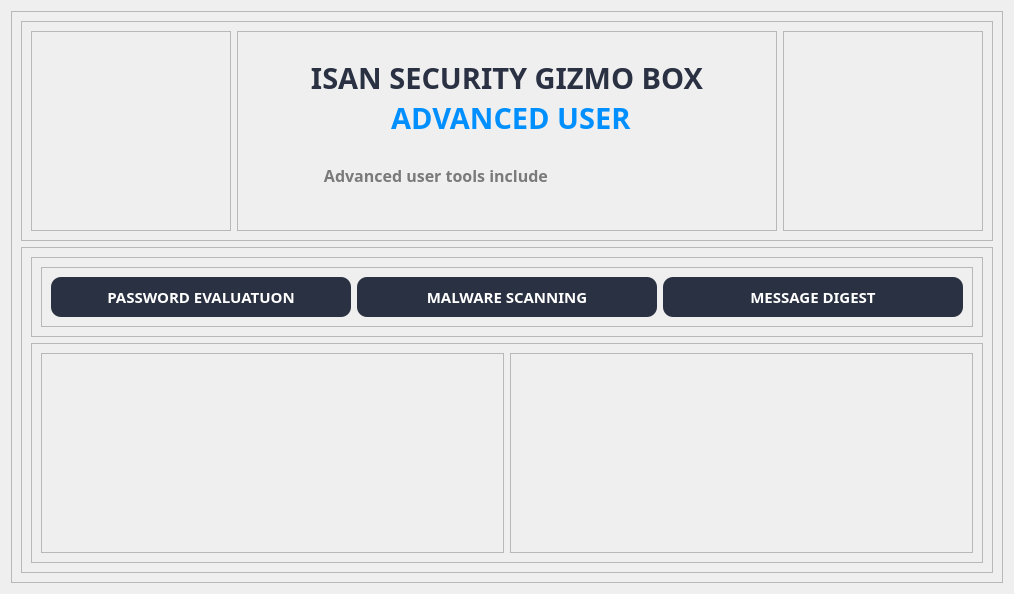
                 <widget class="QWidget" name="page_advanceUser">
                  <layout class="QHBoxLayout" name="horizontalLayout_18">
                   <item>
                    <widget class="QFrame" name="frame_43">
                     <property name="frameShape">
                      <enum>QFrame::StyledPanel</enum>
                     </property>
                     <property name="frameShadow">
                      <enum>QFrame::Raised</enum>
                     </property>
                     <layout class="QVBoxLayout" name="verticalLayout_17">
                      <item>
                       <widget class="QFrame" name="frame_44">
                        <property name="frameShape">
                         <enum>QFrame::StyledPanel</enum>
                        </property>
                        <property name="frameShadow">
                         <enum>QFrame::Raised</enum>
                        </property>
                        <layout class="QHBoxLayout" name="horizontalLayout_19">
                         <item>
                          <widget class="QFrame" name="frame_46">
                           <property name="maximumSize">
                            <size>
                             <width>200</width>
                             <height>200</height>
                            </size>
                           </property>
                           <property name="frameShape">
                            <enum>QFrame::StyledPanel</enum>
                           </property>
                           <property name="frameShadow">
                            <enum>QFrame::Raised</enum>
                           </property>
                           <layout class="QHBoxLayout" name="horizontalLayout_32">
                            <item>
                             <widget class="QLabel" name="image_key">
                              <property name="minimumSize">
                               <size>
                                <width>200</width>
                                <height>200</height>
                               </size>
                              </property>
                              <property name="maximumSize">
                               <size>
                                <width>200</width>
                                <height>200</height>
                               </size>
                              </property>
                              <property name="baseSize">
                               <size>
                                <width>200</width>
                                <height>200</height>
                               </size>
                              </property>
                              <property name="styleSheet">
                               <string notr="true">background-image: url(D:/ISAN Security Gizmo Box/assets/images/key.png);</string>
                              </property>
                              <property name="text">
                               <string/>
                              </property>
                              <property name="pixmap">
                               <pixmap resource="../resource.qrc">:/images/images/key.png</pixmap>
                              </property>
                              <property name="scaledContents">
                               <bool>true</bool>
                              </property>
                             </widget>
                            </item>
                           </layout>
                          </widget>
                         </item>
                         <item>
                          <widget class="QFrame" name="frame_47">
                           <property name="maximumSize">
                            <size>
                             <width>1050</width>
                             <height>200</height>
                            </size>
                           </property>
                           <property name="frameShape">
                            <enum>QFrame::StyledPanel</enum>
                           </property>
                           <property name="frameShadow">
                            <enum>QFrame::Raised</enum>
                           </property>
                           <layout class="QVBoxLayout" name="verticalLayout_18">
                            <property name="spacing">
                             <number>0</number>
                            </property>
                            <property name="leftMargin">
                             <number>0</number>
                            </property>
                            <property name="topMargin">
                             <number>0</number>
                            </property>
                            <property name="rightMargin">
                             <number>0</number>
                            </property>
                            <property name="bottomMargin">
                             <number>0</number>
                            </property>
                            <item alignment="Qt::AlignHCenter|Qt::AlignBottom">
                             <widget class="QLabel" name="label_isanSec_adupage">
                              <property name="maximumSize">
                               <size>
                                <width>400</width>
                                <height>400</height>
                               </size>
                              </property>
                              <property name="font">
                               <font>
                                <family>Bahnschrift SemiBold</family>
                                <pointsize>22</pointsize>
                                <weight>75</weight>
                                <bold>true</bold>
                               </font>
                              </property>
                              <property name="styleSheet">
                               <string notr="true">color: rgb(42, 49, 66);</string>
                              </property>
                              <property name="text">
                               <string>ISAN SECURITY GIZMO BOX</string>
                              </property>
                              <property name="alignment">
                               <set>Qt::AlignCenter</set>
                              </property>
                             </widget>
                            </item>
                            <item alignment="Qt::AlignTop">
                             <widget class="QLabel" name="label_advancdUser">
                              <property name="font">
                               <font>
                                <family>Bahnschrift SemiBold</family>
                                <pointsize>22</pointsize>
                                <weight>75</weight>
                                <bold>true</bold>
                               </font>
                              </property>
                              <property name="styleSheet">
                               <string notr="true">color: rgba(0,143,255,255);</string>
                              </property>
                              <property name="text">
                               <string> ADVANCED USER</string>
                              </property>
                              <property name="alignment">
                               <set>Qt::AlignCenter</set>
                              </property>
                             </widget>
                            </item>
                            <item alignment="Qt::AlignTop">
                             <widget class="QLabel" name="label_description_adupage">
                              <property name="maximumSize">
                               <size>
                                <width>400</width>
                                <height>50</height>
                               </size>
                              </property>
                              <property name="font">
                               <font>
                                <family>Bahnschrift SemiBold</family>
                                <pointsize>12</pointsize>
                                <weight>75</weight>
                                <bold>true</bold>
                               </font>
                              </property>
                              <property name="styleSheet">
                               <string notr="true"> color: rgba(122,122,122,255);</string>
                              </property>
                              <property name="text">
                               <string>Advanced user tools include </string>
                              </property>
                              <property name="alignment">
                               <set>Qt::AlignCenter</set>
                              </property>
                             </widget>
                            </item>
                           </layout>
                          </widget>
                         </item>
                         <item>
                          <widget class="QFrame" name="frame_48">
                           <property name="maximumSize">
                            <size>
                             <width>200</width>
                             <height>200</height>
                            </size>
                           </property>
                           <property name="frameShape">
                            <enum>QFrame::StyledPanel</enum>
                           </property>
                           <property name="frameShadow">
                            <enum>QFrame::Raised</enum>
                           </property>
                           <layout class="QHBoxLayout" name="horizontalLayout_33">
                            <item>
                             <widget class="QLabel" name="image_bug">
                              <property name="minimumSize">
                               <size>
                                <width>200</width>
                                <height>200</height>
                               </size>
                              </property>
                              <property name="maximumSize">
                               <size>
                                <width>200</width>
                                <height>200</height>
                               </size>
                              </property>
                              <property name="baseSize">
                               <size>
                                <width>200</width>
                                <height>200</height>
                               </size>
                              </property>
                              <property name="styleSheet">
                               <string notr="true">background-image: url(D:/ISAN Security Gizmo Box/assets/images/bug.png);</string>
                              </property>
                              <property name="text">
                               <string/>
                              </property>
                              <property name="pixmap">
                               <pixmap resource="../resource.qrc">:/images/images/bug.png</pixmap>
                              </property>
                              <property name="scaledContents">
                               <bool>true</bool>
                              </property>
                             </widget>
                            </item>
                           </layout>
                          </widget>
                         </item>
                        </layout>
                       </widget>
                      </item>
                      <item>
                       <widget class="QFrame" name="frame_45">
                        <property name="frameShape">
                         <enum>QFrame::StyledPanel</enum>
                        </property>
                        <property name="frameShadow">
                         <enum>QFrame::Raised</enum>
                        </property>
                        <layout class="QVBoxLayout" name="verticalLayout_39">
                         <item>
                          <widget class="QFrame" name="frame_49">
                           <property name="frameShape">
                            <enum>QFrame::StyledPanel</enum>
                           </property>
                           <property name="frameShadow">
                            <enum>QFrame::Raised</enum>
                           </property>
                           <layout class="QVBoxLayout" name="verticalLayout_40">
                            <item alignment="Qt::AlignHCenter|Qt::AlignTop">
                             <widget class="QFrame" name="frame_51">
                              <property name="maximumSize">
                               <size>
                                <width>1050</width>
                                <height>60</height>
                               </size>
                              </property>
                              <property name="frameShape">
                               <enum>QFrame::StyledPanel</enum>
                              </property>
                              <property name="frameShadow">
                               <enum>QFrame::Raised</enum>
                              </property>
                              <layout class="QHBoxLayout" name="horizontalLayout_20">
                               <item>
                                <widget class="QPushButton" name="btn_password">
                                 <property name="minimumSize">
                                  <size>
                                   <width>300</width>
                                   <height>40</height>
                                  </size>
                                 </property>
                                 <property name="maximumSize">
                                  <size>
                                   <width>300</width>
                                   <height>40</height>
                                  </size>
                                 </property>
                                 <property name="font">
                                  <font>
                                   <family>Bahnschrift SemiBold</family>
                                   <pointsize>11</pointsize>
                                   <weight>75</weight>
                                   <bold>true</bold>
                                  </font>
                                 </property>
                                 <property name="styleSheet">
                                  <string notr="true"> QPushButton{
	    background-color: rgb(42, 49, 66);
        border-radius: 5px;
		color: rgb(255, 255, 255);
    }
 QPushButton{
        border-radius: 10px;
    }
QPushButton:hover {
	 border-radius: 10px;
	 background-color: rgba(0,143,255,255);
}
QPushButton:pressed {
	background-color: rgb(120, 120, 120);
	color: rgb(255, 255, 255);
}
</string>
                                 </property>
                                 <property name="text">
                                  <string>PASSWORD EVALUATUON</string>
                                 </property>
                                </widget>
                               </item>
                               <item>
                                <widget class="QPushButton" name="btn_malware">
                                 <property name="minimumSize">
                                  <size>
                                   <width>300</width>
                                   <height>40</height>
                                  </size>
                                 </property>
                                 <property name="maximumSize">
                                  <size>
                                   <width>200</width>
                                   <height>40</height>
                                  </size>
                                 </property>
                                 <property name="font">
                                  <font>
                                   <family>Bahnschrift SemiBold</family>
                                   <pointsize>11</pointsize>
                                   <weight>75</weight>
                                   <bold>true</bold>
                                  </font>
                                 </property>
                                 <property name="styleSheet">
                                  <string notr="true"> QPushButton{
	    background-color: rgb(42, 49, 66);
        border-radius: 5px;
		color: rgb(255, 255, 255);
    }
 QPushButton{
        border-radius: 10px;
    }
QPushButton:hover {
	 border-radius: 10px;
	 background-color: rgba(0,143,255,255);
}
QPushButton:pressed {
	background-color: rgb(120, 120, 120);
	color: rgb(255, 255, 255);
}
</string>
                                 </property>
                                 <property name="text">
                                  <string>MALWARE SCANNING</string>
                                 </property>
                                </widget>
                               </item>
                               <item>
                                <widget class="QPushButton" name="btn_digest">
                                 <property name="minimumSize">
                                  <size>
                                   <width>300</width>
                                   <height>40</height>
                                  </size>
                                 </property>
                                 <property name="maximumSize">
                                  <size>
                                   <width>200</width>
                                   <height>40</height>
                                  </size>
                                 </property>
                                 <property name="font">
                                  <font>
                                   <family>Bahnschrift SemiBold</family>
                                   <pointsize>11</pointsize>
                                   <weight>75</weight>
                                   <bold>true</bold>
                                  </font>
                                 </property>
                                 <property name="styleSheet">
                                  <string notr="true"> QPushButton{
	    background-color: rgb(42, 49, 66);
        border-radius: 5px;
		color: rgb(255, 255, 255);
    }
 QPushButton{
        border-radius: 10px;
    }
QPushButton:hover {
	 border-radius: 10px;
	 background-color: rgba(0,143,255,255);
}
QPushButton:pressed {
	background-color: rgb(120, 120, 120);
	color: rgb(255, 255, 255);
}
</string>
                                 </property>
                                 <property name="text">
                                  <string>MESSAGE DIGEST</string>
                                 </property>
                                </widget>
                               </item>
                              </layout>
                             </widget>
                            </item>
                           </layout>
                          </widget>
                         </item>
                         <item>
                          <widget class="QFrame" name="frame_50">
                           <property name="frameShape">
                            <enum>QFrame::StyledPanel</enum>
                           </property>
                           <property name="frameShadow">
                            <enum>QFrame::Raised</enum>
                           </property>
                           <layout class="QHBoxLayout" name="horizontalLayout_21">
                            <item>
                             <widget class="QFrame" name="frame_53">
                              <property name="maximumSize">
                               <size>
                                <width>1050</width>
                                <height>200</height>
                               </size>
                              </property>
                              <property name="frameShape">
                               <enum>QFrame::StyledPanel</enum>
                              </property>
                              <property name="frameShadow">
                               <enum>QFrame::Raised</enum>
                              </property>
                              <layout class="QHBoxLayout" name="horizontalLayout_34">
                               <item>
                                <widget class="QLabel" name="image_star">
                                 <property name="minimumSize">
                                  <size>
                                   <width>200</width>
                                   <height>200</height>
                                  </size>
                                 </property>
                                 <property name="maximumSize">
                                  <size>
                                   <width>200</width>
                                   <height>200</height>
                                  </size>
                                 </property>
                                 <property name="baseSize">
                                  <size>
                                   <width>200</width>
                                   <height>200</height>
                                  </size>
                                 </property>
                                 <property name="styleSheet">
                                  <string notr="true">background-image: url(D:/ISAN Security Gizmo Box/assets/images/star.png);</string>
                                 </property>
                                 <property name="text">
                                  <string/>
                                 </property>
                                 <property name="pixmap">
                                  <pixmap resource="../resource.qrc">:/images/images/star.png</pixmap>
                                 </property>
                                 <property name="scaledContents">
                                  <bool>true</bool>
                                 </property>
                                </widget>
                               </item>
                              </layout>
                             </widget>
                            </item>
                            <item>
                             <widget class="QFrame" name="frame_52">
                              <property name="maximumSize">
                               <size>
                                <width>1050</width>
                                <height>200</height>
                               </size>
                              </property>
                              <property name="frameShape">
                               <enum>QFrame::StyledPanel</enum>
                              </property>
                              <property name="frameShadow">
                               <enum>QFrame::Raised</enum>
                              </property>
                              <layout class="QHBoxLayout" name="horizontalLayout_35">
                               <item>
                                <widget class="QLabel" name="image_message">
                                 <property name="minimumSize">
                                  <size>
                                   <width>200</width>
                                   <height>200</height>
                                  </size>
                                 </property>
                                 <property name="maximumSize">
                                  <size>
                                   <width>200</width>
                                   <height>200</height>
                                  </size>
                                 </property>
                                 <property name="baseSize">
                                  <size>
                                   <width>200</width>
                                   <height>200</height>
                                  </size>
                                 </property>
                                 <property name="styleSheet">
                                  <string notr="true">background-image: url(D:/ISAN Security Gizmo Box/assets/images/message.png);</string>
                                 </property>
                                 <property name="text">
                                  <string/>
                                 </property>
                                 <property name="pixmap">
                                  <pixmap resource="../resource.qrc">:/images/images/message.png</pixmap>
                                 </property>
                                 <property name="scaledContents">
                                  <bool>true</bool>
                                 </property>
                                </widget>
                               </item>
                              </layout>
                             </widget>
                            </item>
                           </layout>
                          </widget>
                         </item>
                        </layout>
                       </widget>
                      </item>
                     </layout>
                    </widget>
                   </item>
                  </layout>
                 </widget>
